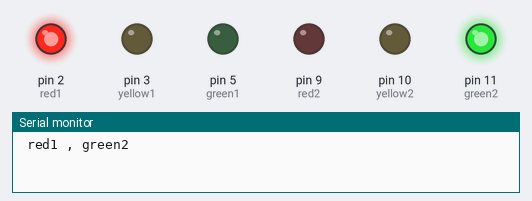
A sketch run on a simulated Arduino Uno, built with avr-gcc and run on an emulated ATmega328P. Shown: output pins drawn as LEDs (lit = HIGH), the last lines printed to the serial monitor.

Above: at 2.5 s.
At 6.0 s:
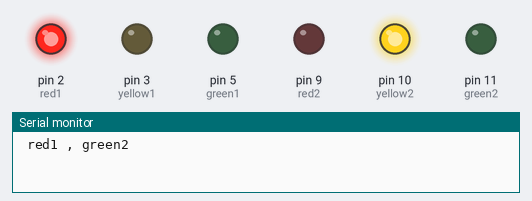
At 9.5 s:
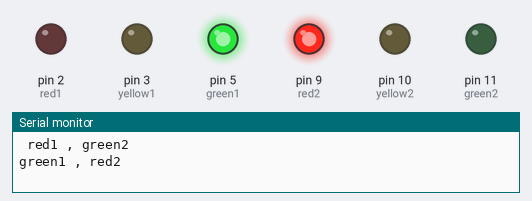
At 13.0 s:
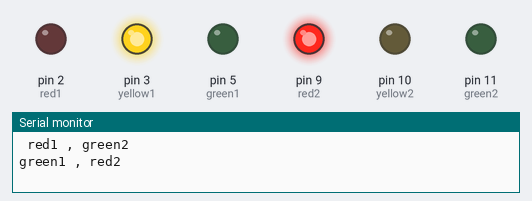
Timing chart, 0 to 18.2 s (numbered marks = the images above):
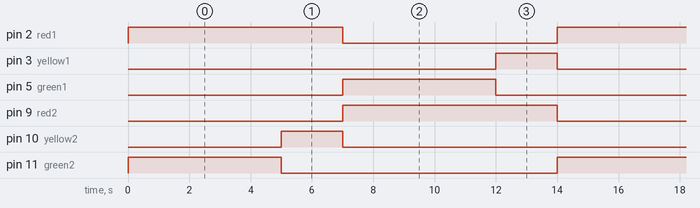

The sketch:

traffic_lights_2_way.ino
```cpp
int red1=2;
int yellow1=3;
int green1=5;
int red2=9;
int yellow2=10;
int green2=11;
int yellowDelay=2000;
int redGreenDelay=5000;

void setup() {
  // put your setup code here, to run once:
Serial.begin(9600);
pinMode(red1, OUTPUT);
pinMode(yellow1, OUTPUT);
pinMode(green1, OUTPUT);
pinMode(red2, OUTPUT);
pinMode(yellow2, OUTPUT);
pinMode(green2, OUTPUT);
}

void loop() {
  // put your main code here, to run repeatedly:
digitalWrite(red1, HIGH);
digitalWrite(green2, HIGH);
Serial.println(" red1 , green2");
delay(redGreenDelay);
digitalWrite(green2, LOW);
digitalWrite(red1, HIGH);
digitalWrite(yellow2, HIGH);
delay(yellowDelay);
digitalWrite(red1, LOW);
digitalWrite(yellow2, LOW);
digitalWrite(red2, HIGH);
digitalWrite(green1, HIGH);
Serial.println("green1 , red2");
delay(redGreenDelay);
digitalWrite(yellow1,HIGH);
digitalWrite(red2, HIGH);
digitalWrite(green1, LOW);
delay(yellowDelay);
digitalWrite(yellow1,LOW);
digitalWrite(red2,LOW);
}
```

Measured:
- by itself, pin 2 (red1), pin 9 (red2): alternates HIGH for 7.0 s and LOW for 7.0 s
- by itself, pin 3 (yellow1), pin 10 (yellow2): alternates HIGH for 2.0 s and LOW for 12.0 s
- by itself, pin 5 (green1), pin 11 (green2): alternates HIGH for 5.0 s and LOW for 9.0 s
